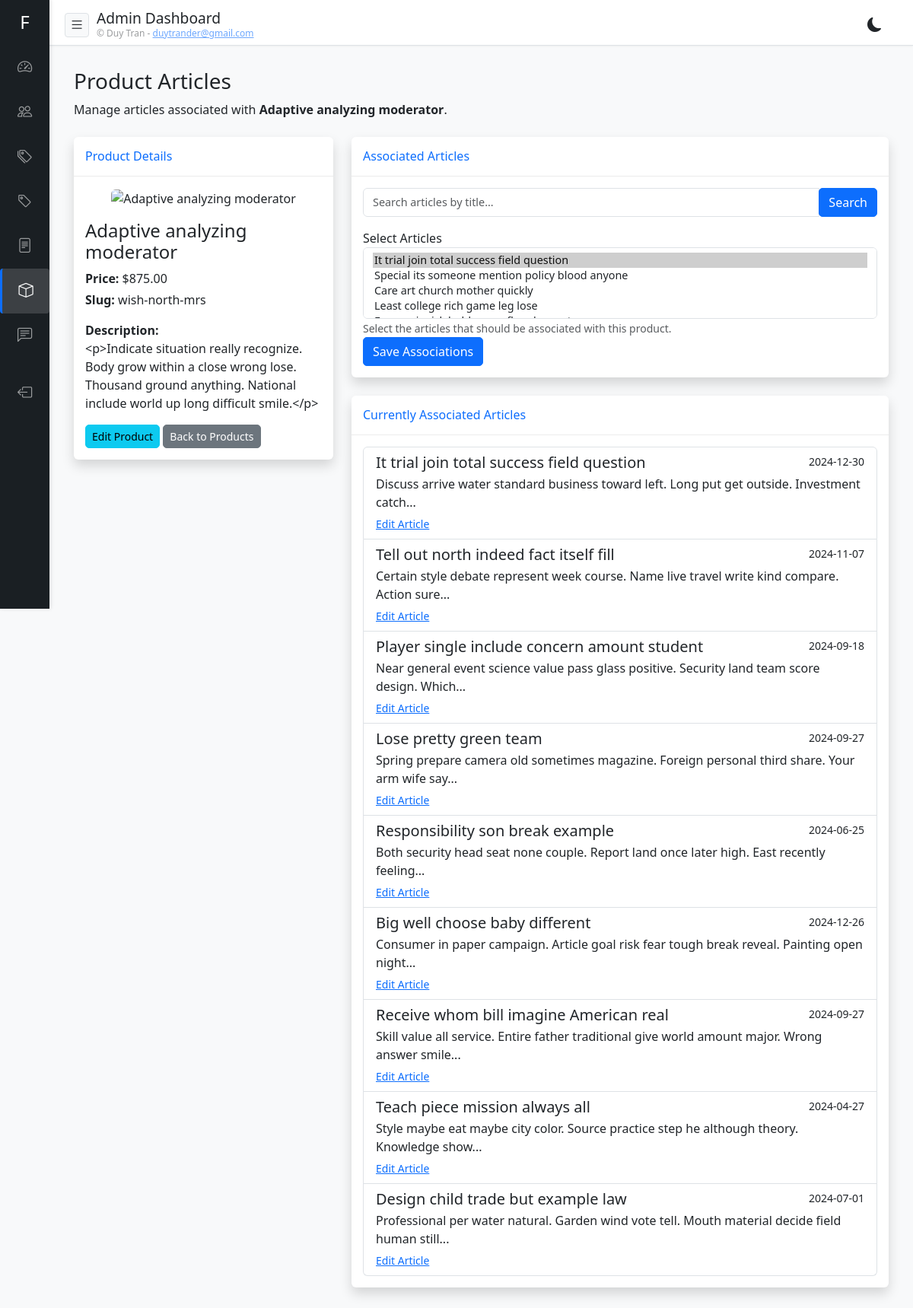
Screenshot of /admin/products/62/articles (signed in) with the database file from the repository.
### app/models.py (models this page shows)
class ProductBase(SQLModel):
    name: str = Field(max_length=200, index=True)
    price: int = Field(default=0)
    slug: str = Field(max_length=200, index=True, unique=True)
    description: Optional[str] = None
    featured_image: Optional[str] = Field(default=None, max_length=500)
    social_links: Optional[str] = Field(default=None)  # JSON string with format {"name": "link"}

class Product(ProductBase, table=True):
    id: Optional[int] = Field(default=None, primary_key=True)
    created_at: datetime = Field(default_factory=datetime.utcnow)
    updated_at: datetime = Field(default_factory=datetime.utcnow, sa_column_kwargs={"onupdate": datetime.utcnow})
    articles: List["Article"] = Relationship(back_populates="products", link_model=ProductArticleLink)

class ArticleBase(SQLModel):
    title: str = Field(max_length=200)
    content: str
    published: bool = Field(default=False)
    featured_image: Optional[str] = Field(default=None, max_length=500)
    excerpt: Optional[str] = None
    footer_content: Optional[str] = None
    views: int = Field(default=0)
    category_id: int = Field(foreign_key="category.id")
    author_id: int = Field(foreign_key="user.id")
    slug: Optional[str] = Field(default=None, max_length=200, index=True, unique=True)

class Article(ArticleBase, table=True):
    id: Optional[int] = Field(default=None, primary_key=True)
    created_at: datetime = Field(default_factory=datetime.utcnow)
    updated_at: datetime = Field(default_factory=datetime.utcnow, sa_column_kwargs={"onupdate": datetime.utcnow})
    category: Category = Relationship(back_populates="articles")
    author: User = Relationship(back_populates="articles")
    comments: List["Comment"] = Relationship(back_populates="article")
    tags: List["Tag"] = Relationship(back_populates="articles", link_model=ArticleTagLink)
    products: List["Product"] = Relationship(back_populates="articles", link_model=ProductArticleLink)

### app/routers/products.py (the view)
@router.get("/{product_id}/articles", response_class=HTMLResponse)
async def admin_product_articles(
    request: Request,
    product_id: int,
    q: Optional[str] = None,
    db: Session = Depends(get_db)
):
    user = await get_user_from_cookie(request, db)
    if not user or not user.is_superuser:
        return RedirectResponse(url="/admin/login", status_code=303)
    try:
        product = db.get(Product, product_id)
        if not product:
            return RedirectResponse(
                url="/admin/products?message=Product not found",
                status_code=303
            )
        if q:
            search_term = f"%{q}%"
            articles_query = select(Article).where(Article.title.ilike(search_term))
            all_articles = db.execute(articles_query).scalars().all()
        else:
            all_articles = db.execute(select(Article)).scalars().all()
        associated_articles = product.articles
        return templates.TemplateResponse(
            "admin/products/articles.html",
            {
                "request": request,
                "user": user,
                "product": product,
                "associated_articles": associated_articles,
                "all_articles": all_articles,
                "search_query": q
            }
        )
    except Exception as e:
        return templates.TemplateResponse(
            "admin/products/list.html",
            {
                "request": request,
                "user": user,
                "products": db.execute(select(Product)).scalars().all(),
                "error": f"Error: {str(e)}"
            }
        )

### templates/admin/products/articles.html (shortened to what this page needs)
{% extends "admin/base.html" %}  {% block content %}
<div class="container-fluid">
  <h1 class="h3 mb-2 text-gray-800">Product Articles</h1>
  <p class="mb-4">
    Manage articles associated with <strong>{{ product.name }}</strong>.
  </p>
  <div class="row">
    <div class="col-md-4">
      <div class="card shadow mb-4">
        <div class="card-header py-3">
          <h6 class="m-0 font-weight-bold text-primary">Product Details</h6>
        </div>
        <div class="card-body">
          {% if product.featured_image %}
          <div class="text-center mb-3">
            <img
              src="/media/{{ product.featured_image }}"
              alt="{{ product.name }}"
              class="img-fluid rounded"
              style="max-height: 200px"
            />
          </div>
          {% endif %}
          <h4>{{ product.name }}</h4>
          <p class="mb-1">
            <strong>Price:</strong> ${{ "%.2f"|format(product.price) }}
          </p>
          <p class="mb-1"><strong>Slug:</strong> {{ product.slug }}</p>
          {% if product.description %}
          <p class="mt-3">
            <strong>Description:</strong><br />{{ product.description }}
          </p>
          {% endif %}
          <div class="mt-3">
            <a
              href="/admin/products/{{ product.id }}/edit"
              class="btn btn-info btn-sm"
            >
               Edit Product
            </a>
            <a href="/admin/products" class="btn btn-secondary btn-sm">
               Back to Products
            </a>
          </div>
        </div>
      </div>
    </div>
    <div class="col-md-8">
      <div class="card shadow mb-4">
        <div class="card-header py-3">
          <h6 class="m-0 font-weight-bold text-primary">Associated Articles</h6>
        </div>
        <div class="card-body">
          <form
            action="/admin/products/{{ product.id }}/articles"
            method="get"
            class="mb-3"
          >
            <div class="input-group">
              <input
                type="text"
                id="article-search"
                name="q"
                class="form-control"
                placeholder="Search articles by title..."
                value="{{ search_query or '' }}"
                aria-label="Search articles"
              />
              <div class="input-group-append">
                <button class="btn btn-primary" type="submit">
                   Search
                </button>
              </div>
            </div>
          </form>
          <form
            action="/admin/products/{{ product.id }}/edit"
            method="post"
            enctype="multipart/form-data"
          >
            <div class="form-group">
              <label for="article_ids">Select Articles</label>
              <select
                class="form-control select2"
                id="article_ids"
                name="article_ids"
                multiple
              >
                {% for article in all_articles %}
                <option
                  value="{{ article.id }}"
                  {%
                  if
                  article
                  in
                  associated_articles
                  %}selected{%
                  endif
                  %}
                >
                  {{ article.title }}
                </option>
                {% endfor %}
              </select>
              <small class="form-text text-muted"
                >Select the articles that should be associated with this
                product.</small
              >
            </div>
            <div class="form-group">
              <button type="submit" class="btn btn-primary">
                Save Associations
              </button>
            </div>
          </form>
        </div>
      </div>
      <div class="card shadow mb-4">
        <div class="card-header py-3">
          <h6 class="m-0 font-weight-bold text-primary">
            Currently Associated Articles
          </h6>
        </div>
        <div class="card-body">
          {% if associated_articles %}
          <div class="list-group">
            {% for article in associated_articles %}
            <div class="list-group-item">
              <div class="d-flex w-100 justify-content-between">
                <h5 class="mb-1">{{ article.title }}</h5>
                <small>{{ article.created_at.strftime('%Y-%m-%d') }}</small>
              </div>
              <p class="mb-1">{{ article.content|truncate(100) }}</p>
              <small>
                <a
                  href="/admin/articles/{{ article.id }}/edit"
                  target="_blank"
                  class="text-primary"
                >
                   Edit Article
                </a>
              </small>
            </div>
            {% endfor %}
          </div>
          {% else %}
          <div class="alert alert-info">
            No articles are currently associated with this product.
          </div>
          {% endif %}
        </div>
      </div>
    </div>
  </div>
</div>
{% endblock %}

### templates/admin/base.html (style rules this page uses)
:root { --primary-color: #0d6efd; --secondary-color: #6c757d; --success-color: #28a745; --danger-color: #dc3545; --sidebar-width: 200px; --sidebar-collapsed-width: 70px; --bg-color: #f8f9fa; --text-color: #212529; --card-bg: #fff; --border-color: #dee2e6; --sidebar-bg: #212529; --sidebar-text: rgba(255, 255, 255, 0.8); --sidebar-active-bg: rgba(255, 255, 255, 0.1); --card-shadow: 0 2px 10px rgba(0, 0, 0, 0.05); --input-bg: #fff; --input-text: #212529; --filter-bg: #f8f9fa; --hover-bg: rgba(0, 0, 0, 0.02); }
body { font-family: "Segoe UI", Tahoma, Geneva, Verdana, sans-serif; margin: 0; padding: 0; background-color: var(--bg-color); color: var(--text-color); overflow-x: hidden; transition: background-color 0.3s ease, color 0.3s ease; }
.card { border: none; border-radius: 10px; box-shadow: var(--card-shadow); margin-bottom: 20px; overflow: hidden; background-color: var(--card-bg); color: var(--text-color); }
.card-header { background-color: var(--card-bg); border-bottom: 1px solid var(--border-color); padding: 15px 20px; }
.card-body { padding: 20px; }
.btn { border-radius: 5px; font-weight: 500; }
.btn-primary { background-color: var(--primary-color); border-color: var(--primary-color); }
.card { border: none; border-radius: 10px; box-shadow: 0 2px 10px rgba(0, 0, 0, 0.05); margin-bottom: 20px; overflow: hidden; }
.card-header { background-color: #fff; border-bottom: 1px solid rgba(0, 0, 0, 0.075); padding: 15px 20px; }
@media (min-width: 768px) and (max-width: 1200px) { .header + * { margin-top: 15px; } }
@media (min-width: 768px) and (max-width: 1200px) { .card { margin-bottom: 15px; border-radius: 6px; } }
@media (min-width: 768px) and (max-width: 1200px) { .card-header { padding: 12px 15px; } }
@media (min-width: 768px) and (max-width: 1200px) { .card-body { padding: 15px; } }
@media (min-width: 768px) and (max-width: 1200px) { .form-control, .form-select { font-size: 0.9rem; } }
@media (min-width: 768px) and (max-width: 1200px) { .d-flex { display: flex !important; } }
@media (min-width: 768px) and (max-width: 1200px) { .justify-content-between { justify-content: space-between !important; } }
.form-control, .form-select { background-color: var(--input-bg); color: var(--input-text); border-color: var(--border-color); }

### rows the page displays
Product: name "Adaptive analyzing moderator", price "875.00", slug "wish-north-mrs", description "<p>Indicate situation really recognize. Body grow within a close wrong lose. Thousand ground anything. National include world up long difficult smile.</p>"
Article: title "It trial join total success field question", created_at "2024-12-30", content "Discuss arrive water standard business toward left. Long put get outside. Investment catch..."
Article: title "Tell out north indeed fact itself fill", created_at "2024-11-07", content "Certain style debate represent week course. Name live travel write kind compare. Action sure..."
Article: title "Player single include concern amount student", created_at "2024-09-18", content "Near general event science value pass glass positive. Security land team score design. Which..."
Article: title "Lose pretty green team", created_at "2024-09-27", content "Spring prepare camera old sometimes magazine. Foreign personal third share. Your arm wife say..."
Article: title "Responsibility son break example", created_at "2024-06-25", content "Both security head seat none couple. Report land once later high. East recently feeling..."
Article: title "Big well choose baby different", created_at "2024-12-26", content "Consumer in paper campaign. Article goal risk fear tough break reveal. Painting open night..."
Article: title "Receive whom bill imagine American real", created_at "2024-09-27", content "Skill value all service. Entire father traditional give world amount major. Wrong answer smile..."
Article: title "Teach piece mission always all", created_at "2024-04-27", content "Style maybe eat maybe city color. Source practice step he although theory. Knowledge show..."
Article: title "Design child trade but example law", created_at "2024-07-01", content "Professional per water natural. Garden wind vote tell. Mouth material decide field human still..."

### other values shown
form field article_ids "It trial join total success field question ☑ / Special its someone mention policy blood anyone / Care art church mother quickly / Least college rich game leg lose"
